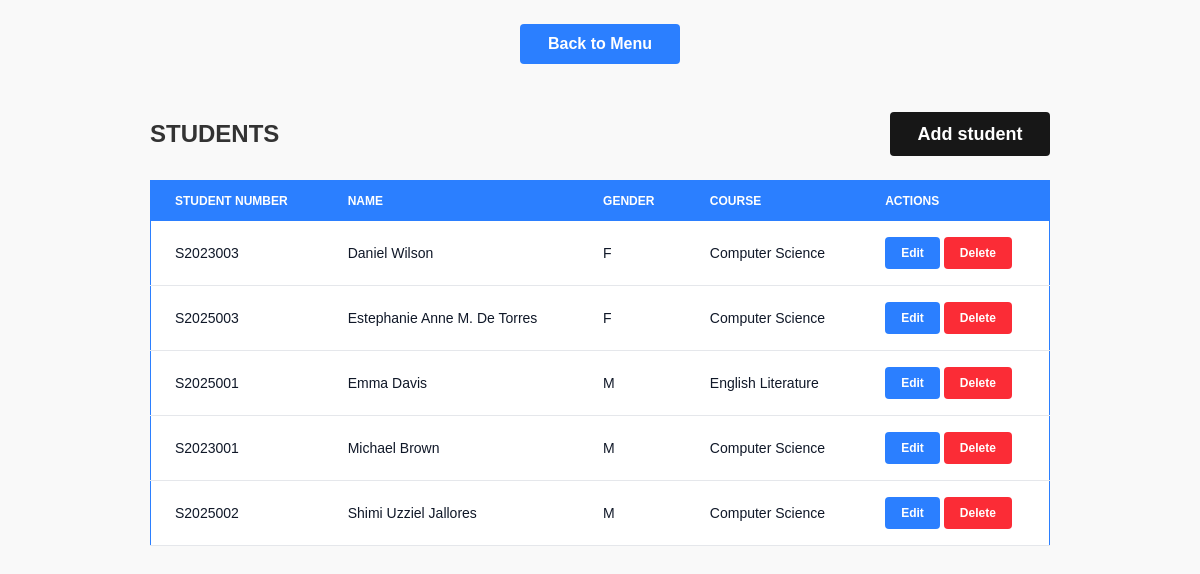
The page /students/index.php (signed in) on the database its author committed.
### tables this page shows
CREATE TABLE IF NOT EXISTS `students` (
  `student_id` int NOT NULL AUTO_INCREMENT,
  `student_number` varchar(50) NOT NULL DEFAULT '0',
  `name` varchar(100) NOT NULL DEFAULT '0',
  `gender` varchar(10) NOT NULL DEFAULT 'Male',
  `course_id` int NOT NULL DEFAULT '0',
  PRIMARY KEY (`student_id`),
  KEY `FK_students_courses` (`course_id`),
  CONSTRAINT `FK_students_courses` FOREIGN KEY (`course_id`) REFERENCES `courses` (`course_id`) ON DELETE CASCADE ON UPDATE CASCADE
);

CREATE TABLE IF NOT EXISTS `courses` (
  `course_id` int NOT NULL AUTO_INCREMENT,
  `code` varchar(50) DEFAULT NULL,
  `name` varchar(100) DEFAULT NULL,
  PRIMARY KEY (`course_id`)
);

### students/index.php (the view, shortened to what this page needs)
<?php
require('../partials/head.php');
$stmt = $connection->prepare("
    select s.student_id, s.student_number, s.name as student_name, s.gender, c.name as course_name
    from students s
    join courses c on s.course_id = c.course_id
    ORDER BY s.gender, s.name;
");
$stmt->execute();
$students = $stmt->fetchAll();
?>
<body x-data="{deleteModal: false, deleteId: null}" class="flex  justify-content flex-col items-center gap-y-6">
    <a href="/index.php"
        class="bg-blue-500 text-center mt-6 w-40 cursor-pointer text-white font-bold py-2 px-4 rounded">Back to
        Menu</a>
    <div class="w-full md:max-w-3/4 px-4 md:px-0 mx-auto px-4 gap-x-4 flex justify-between items-center">
        <h1 class="text-2xl font-bold mt-6">STUDENTS</h1>
        <a href="create.php"
            class="bg-neutral-900 text-xs text-center sm:text-lg mt-6 w-32 sm:w-40 cursor-pointer text-white font-bold py-2 px-4 rounded">Add
            student</a>
    </div>
    <div class="w-full flex md:justify-center overflow-x-auto">
        <table
            class="w-full min-w-[500px] max-w-3/4 text-xs sm:text-sm border border-blue-500 text-left rtl:text-right text-gray-500">
            <thead class="text-xs text-white uppercase bg-blue-500">
                <tr>
                    <th scope="col" class="px-2 sm:px-6 py-3">
                        Student Number
                    </th>
                    <th scope="col" class="px-2 sm:px-6 py-3">
                        Name
                    </th>
                    <th scope="col" class="px-2 sm:px-6 py-3">
                        Gender
                    </th>
                    <th scope="col" class="px-2 sm:px-6 py-3">
                        Course
                    </th>
                    <th scope="col" class="px-2 sm:px-6 py-3">
                        Actions
                    </th>
                </tr>
            </thead>
            <tbody>
                <?php
                foreach ($students as $student) {
                    echo '<tr class="bg-white border-b dark:bg-gray-800 dark:border-gray-700 border-gray-200">';
                    echo '<th scope="row" class="px-2 sm:px-6 py-4 font-medium text-gray-900 dark:text-white break-words">';
                    echo $student['student_number'];
                    echo '</th>';
                    echo '<th scope="row" class="px-2 sm:px-6 py-4 font-medium text-gray-900 dark:text-white">';
                    echo $student['student_name'];
                    echo '</th>';
                    echo '<th scope="row" class="px-2 sm:px-6 py-4 font-medium text-gray-900 dark:text-white">';
                    echo $student['gender'];
                    echo '</th>';
                    echo '<th scope="row" class="px-2 sm:px-6 py-4 font-medium text-gray-900 dark:text-white">';
                    echo $student['course_name'];
                    echo '</th>';
                    echo '<td class="px-2 sm:px-6 py-4">';
                    echo '<div class="flex flex-col sm:flex-row gap-1">';
                    echo "<a class='bg-blue-500 text-xs hover:bg-blue-700 cursor-pointer text-white font-bold py-1 px-2 sm:py-2 sm:px-4 rounded' href='edit.php?id={$student["student_id"]}'>Edit</a>";
                    echo '<button @click="deleteModal = true; deleteId = ' . $student["student_id"] . '; console.log(deleteId)"';
                    echo ' class="bg-red-500 text-xs hover:bg-red-700 cursor-pointer text-white font-bold py-1 px-2 sm:py-2 sm:px-4 rounded">';
                    echo 'Delete';
                    echo '</button>';
                    echo '</div>';
                    echo '</td>';
                    echo '</tr>';
                }
                ?>
            </tbody>
        </table>
    </div>
</body>
<?php
require('../partials/footer.php')
?>

### partials/head.php (style rules this page uses)
html, body { height: 100%; margin: 0; padding: 0; font-family: sans-serif; font-weight: 100; background-color: #f9f9f9; color: #333; box-sizing: border-box; }

### rows shown on the page
students: student_number "S2023003", name "Daniel Wilson", gender "F", course.name "Computer Science"
students: student_number "S2025003", name "Estephanie Anne M. De Torres", gender "F", course.name "Computer Science"
students: student_number "S2025001", name "Emma Davis", gender "M", course.name "English Literature"
students: student_number "S2023001", name "Michael Brown", gender "M", course.name "Computer Science"
students: student_number "S2025002", name "Shimi Uzziel Jallores", gender "M", course.name "Computer Science"
